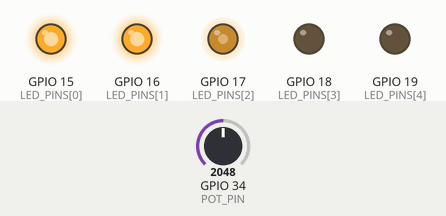
This sketch was run on a simulated ESP32. Parts: output pins drawn as LEDs (lit = HIGH). Inputs (shaded band) come from the test bench; at power-on: GPIO 34 (POT_PIN) = 2048 (analog values on the 0–4095 scale).

Above: at 1.2 s.
1.3 s: GPIO 34 (POT_PIN) set to 2866
At 2.0 s:
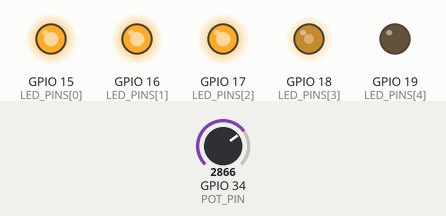
2.8 s: GPIO 34 (POT_PIN) set to 3603
At 3.1 s:
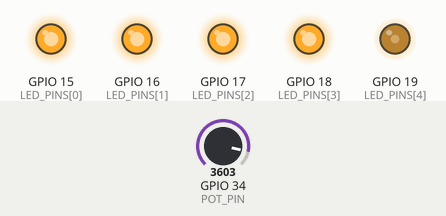
4.3 s: GPIO 34 (POT_PIN) set to 4095
At 5.4 s:
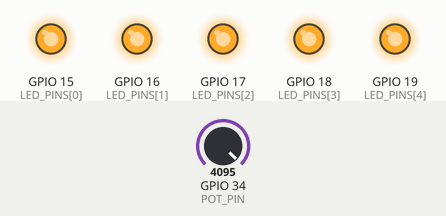
5.8 s: GPIO 34 (POT_PIN) set to 1228
At 6.6 s:
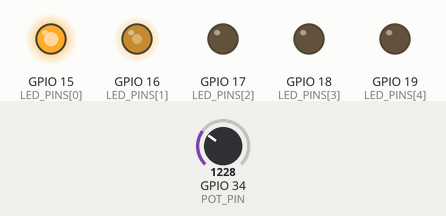
7.3 s: GPIO 34 (POT_PIN) set to 491
At 7.7 s:
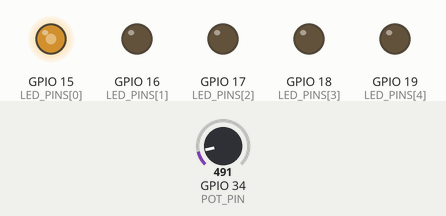
Timing chart, 0 to 9.8 s (numbered marks = the images above; inputs shaded):
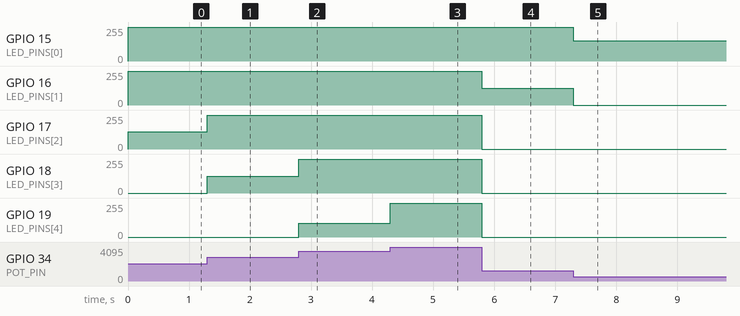

Measured:
- after the input at 1.3 s, GPIO 17 (LED_PINS[2]): 128/255 → 255/255 at once; GPIO 18 (LED_PINS[3]): 0/255 → 127/255 at once
- after the input at 2.8 s, GPIO 18 (LED_PINS[3]): 127/255 → 255/255 at once; GPIO 19 (LED_PINS[4]): 0/255 → 102/255 at once
- after the input at 4.3 s, GPIO 19 (LED_PINS[4]): 102/255 → 255/255 at once
- after the input at 5.8 s, GPIO 16 (LED_PINS[1]): 255/255 → 127/255 at once; GPIO 17 (LED_PINS[2]), GPIO 18 (LED_PINS[3]), GPIO 19 (LED_PINS[4]): 255/255 → 0/255 at once
- after the input at 7.3 s, GPIO 15 (LED_PINS[0]): 255/255 → 153/255 at once; GPIO 16 (LED_PINS[1]): 127/255 → 0/255 at once

The sketch:

P3_Bar_Graph.ino
```cpp
#include <Arduino.h>

// ---------- Hardware ----------
#define POT_PIN        34                       // potentiometer wiper
#define LED_COUNT      5
const int LED_PINS[LED_COUNT] = {15, 16, 17, 18, 19};   // first .. fifth LED, each through 150 ohm to GND

// ---------- PWM and ADC ranges ----------
#define PWM_FREQ_HZ    1000
#define PWM_RES_BITS   12
#define DUTY_MAX       4095                     // 100 % duty
#define ADC_MAX        4095                     // 12-bit ADC full scale
#define SEGMENT_SIZE   819                      // 4095 / 5 LEDs = about 819 ADC counts per LED

void setup() {
  analogReadResolution(12);
  for (int i = 0; i < LED_COUNT; i++) {
    ledcAttach(LED_PINS[i], PWM_FREQ_HZ, PWM_RES_BITS);
    ledcWrite(LED_PINS[i], 0);
  }
}

void loop() {
  int potValue = analogRead(POT_PIN);           // 0..4095

  // Which LED is the one that is still filling up?
  int activeLed = potValue / SEGMENT_SIZE;      // 0..5
  if (activeLed > LED_COUNT - 1) {
    activeLed = LED_COUNT - 1;                  // 4095 / 819 = 5, keep it on the last LED
  }
  int segmentStart = activeLed * SEGMENT_SIZE;
  int segmentEnd   = (activeLed == LED_COUNT - 1) ? ADC_MAX : segmentStart + SEGMENT_SIZE - 1;

  for (int i = 0; i < LED_COUNT; i++) {
    if (i < activeLed) {
      ledcWrite(LED_PINS[i], DUTY_MAX);                                          // full
    } else if (i == activeLed) {
      ledcWrite(LED_PINS[i], map(potValue, segmentStart, segmentEnd, 0, DUTY_MAX)); // partly
    } else {
      ledcWrite(LED_PINS[i], 0);                                                 // off
    }
  }
}
```
